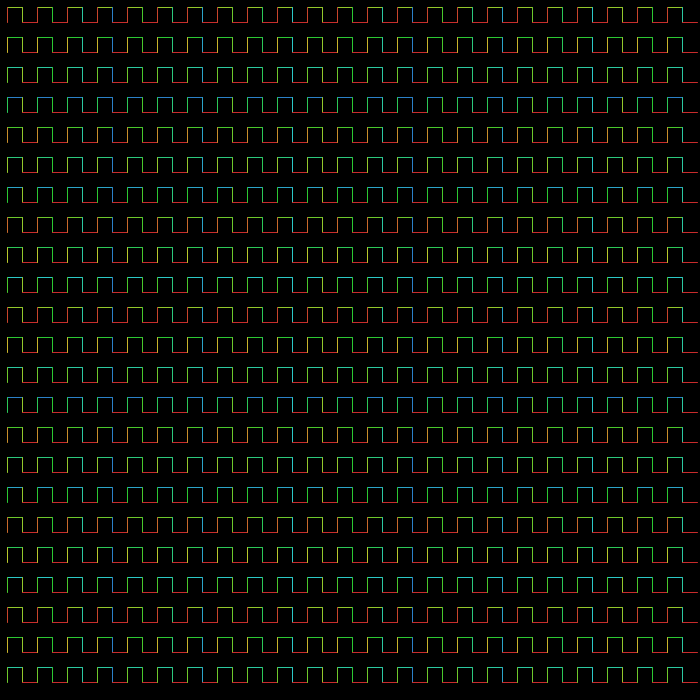
Frame 1 (no input)
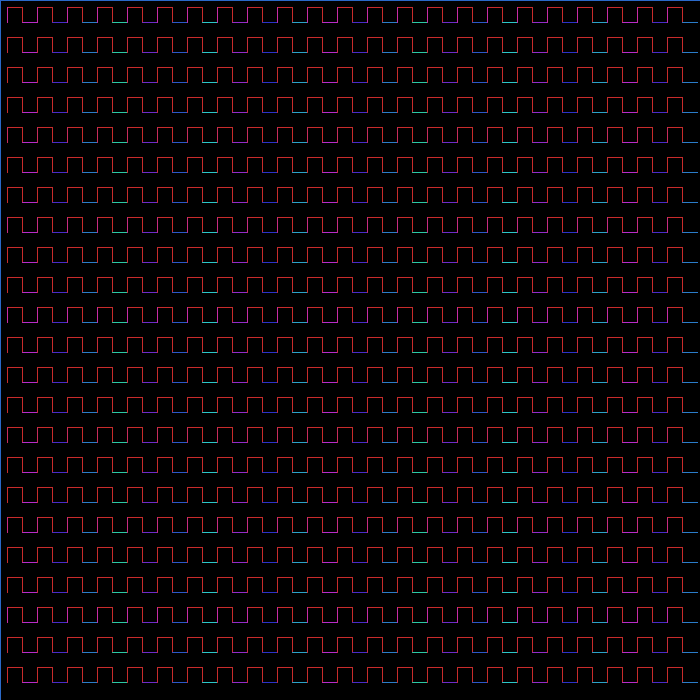
Frame 60 (the mouse pressed at the canvas centre just before this capture)
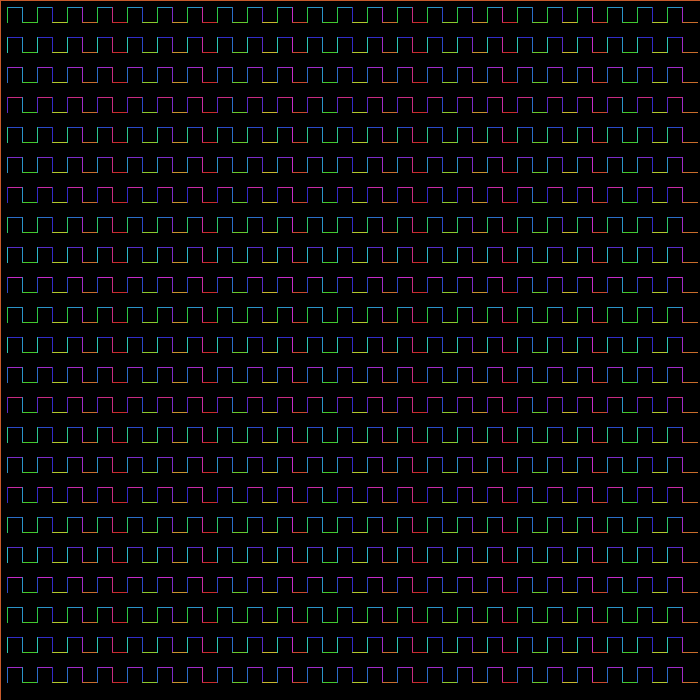
Frame 120 (the mouse held since frame 60 and released just before this capture)

The Processing sketch that drew these frames (run headless with seeded random() and noise(); from frame 60 on, the mouse is pressed at the canvas centre):

// Processing sketch: processing_55969
// ── processing_55969.pde

int s = 15;
int i = 1;
int k = 0;

void setup() {
  size(700, 700);
  colorMode(HSB);
  background(0);
}

void draw() {

  fill(0, 10);
  rect(0, 0, width, height);  
      
    for ( int i = s/2; i < width-s; i += 2*s) {
      for ( int j = s/2; j < height-s; j += 2*s) {    

        stroke(50+k+j%100, 200, 200);        
        line(i, j, i+s, j); 

        stroke(k+j%100, 200, 200);        
        line(i, j, i, j+s); 

        stroke(k+50+i%100, 200, 200);
        line(i+s, j, i+s, j+s); 

        stroke(k-i%100, 200, 200);
        line(i+s, j+s, i+2*s, j+s);
      }
    }
    
      k += i*5;
//      s += -i*1;
      if ( k >= 255 || k <= 0) {
        i *= -1;
      }
}
